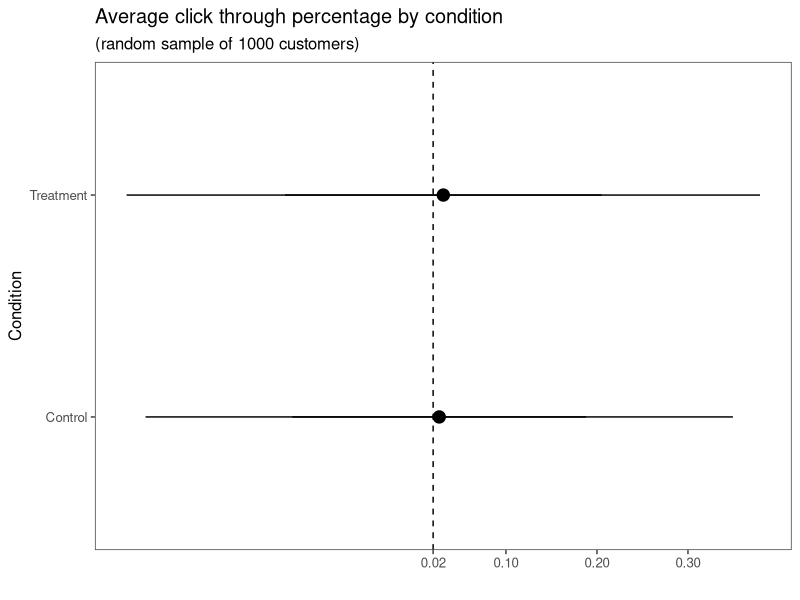

The R script that drew this image:
#' ---
#' title: "What if I peek early at my experiment results?"
#' author: Pavan Gurazada
#' output: github_document
#' ---
#' last update: Thu Mar 29 06:37:41 2018
#' 

library(tidyverse)
library(ggthemes)

theme_set(theme_few())

#' The setting is as follows: A website wants to check if the change in the
#' color of their sign-up button will increase the click through rate. The
#' current color of the button is red and the current click-through-rate is 2%.
#' This means that the probability that a randomly chosen user will click on the
#' button is 2%. Without loss of generality, let us assume that the click
#' probability among a set of 10,000 customers is drawn randomly from a normal
#' distribution of mean 0.02 and standard deviation 0.005. We can always change
#' these numbers to reflect what is known as a business reality.
#'
#' Let us begin with an A/A test. This is a situation where all customers are
#' exposed to the same signal but the answer is known in advance. This is useful
#' to understand the inherent variance in the experimentation

n_customers <- 1e4

click_prob <- rnorm(n_customers, mean = 0.02, sd = 0.005)

initial_status <- rep(0, n_customers) # Initialize all consumers to "did not click"

cond <- sample(c("Treatment", "Control"), 
               size = n_customers, 
               replace = TRUE,
               prob = c(0.5, 0.5)) # assign the customers randomly to treatment and control

current_status <- ifelse(runif(n_customers) < click_prob, 1, 0)

click_data_AA <- data.frame(cond, initial_status, current_status)

#' If we analyze the data after all customers have participated

click_data_AA %>% group_by(cond) %>% 
                  summarize_at(vars(initial_status, current_status),
                               funs(mean, sd), na.rm = TRUE)

#' If we peek early since the opportunity cost of running a bad experiment is
#' high, i.e.,  we stop after the first 1000 customers

click_data_AA %>% sample_n(1000) %>% 
                  group_by(cond) %>% 
                  summarize(n_samples = n(),
                            avg_click = mean(current_status),
                            sd_click = sd(current_status))

summary(lm(current_status ~ cond, data = click_data_AA))

#' The above results indicate that we cannot reject the null hypothesis that
#' there is no difference between treatment and control
#'
#' Now let us assume that there is really a difference in the click-through
#' rates for Treatment and Control.
#'
#' Let us assume customers shown a blue button are twice more likely to click
#' than the current red one

initial_status <- rep(0, n_customers) # Initialize all consumers to "did not click"

cond <- sample(c("Treatment", "Control"), 
               size = n_customers, 
               replace = TRUE,
               prob = c(0.5, 0.5))

click_prob <- ifelse(cond == "Treatment", 
                     rnorm(1, 0.04, 0.005), 
                     rnorm(1, 0.02, 0.005)) 

current_status <- ifelse(runif(n_customers) < click_prob, 1, 0)

click_data_AB <- data.frame(cond, initial_status, current_status)

#' Now, lets analyze the full set of observations

click_data_AB %>% group_by(cond) %>% 
                  summarize(n_samples = n(),
                            avg_click = mean(current_status),
                            sd_click = sd(current_status))

#' Now if we had stopped when we reached 1000 customers
#' We can run the below snippet multiple times and notice that the
#' variability in average clicks earned varies tremendously

click_summary_AB <- click_data_AB %>% sample_n(1000) %>% 
                                      group_by(cond) %>% 
                                      summarize(n_samples = n(),
                                                avg_click = mean(current_status),
                                                sd_click = sd(current_status))

ggplot(click_summary_AB, aes(x = cond, y = avg_click)) +
  geom_pointrange(aes(ymin = avg_click - sd_click, ymax = avg_click + sd_click),
                  size = 0.8) +
  geom_pointrange(aes(ymin = avg_click - 2 * sd_click, 
                      ymax = avg_click + 2 * sd_click),
                  size = 0.3) +
  geom_hline(aes(yintercept = 0.02), linetype = "dashed") +
  scale_x_discrete("Condition", 
                   labels = c("Control", "Treatment")) +
  scale_y_continuous("", breaks = c(c(0.02, 0.1, 0.2, 0.3))) +
  coord_flip() +
  ggtitle("Average click through percentage by condition", 
          subtitle = "(random sample of 1000 customers)")
